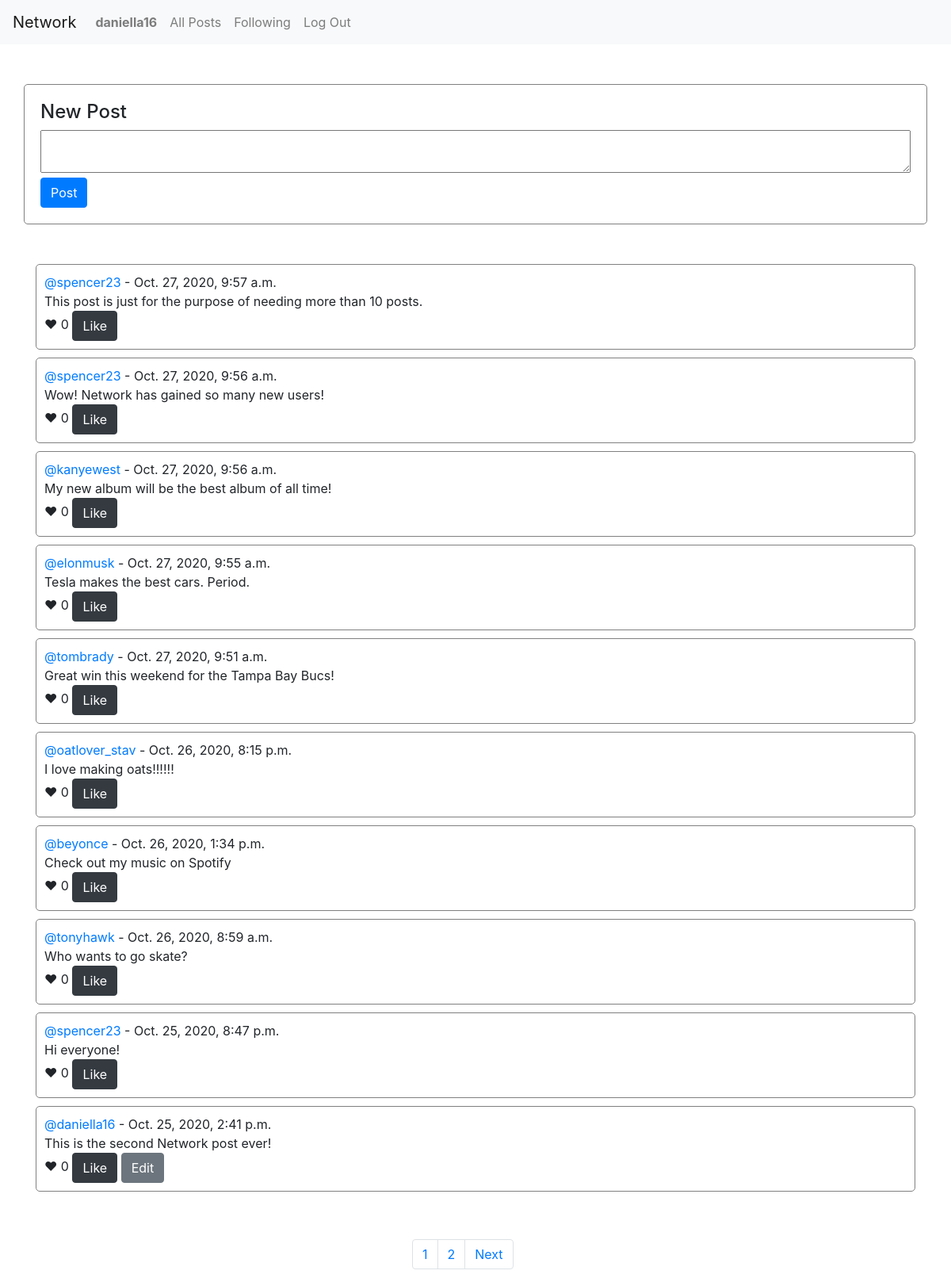
The app's page / (signed in) with its own data.
### network/models.py (models this page shows)
class User(AbstractUser):
    pass

class Post(models.Model):
    text = models.CharField(max_length=300)
    user = models.ForeignKey(User, on_delete=models.CASCADE, related_name='creator')
    likes = models.ManyToManyField(User, blank=True, related_name="liked_by")
    timestamp = models.DateTimeField(auto_now_add=True)

### network/views.py (the view)
# urls.py: path("", views.index, name="index"),
def index(request):
    posts_list = Post.objects.all().order_by('-timestamp')
    page = request.GET.get('page', 1)
    paginator = Paginator(posts_list, 10)
    try:
        posts = paginator.page(page)
    except PageNotAnInteger:
        posts = paginator.page(1)
    except EmptyPage:
        posts = paginator.page(paginator.num_pages)
    return render(request, "network/index.html", {
        'form': PostForm(),
        'posts': posts
    })

### network/views.py
class PostForm(forms.Form):
    text = forms.CharField(label='', widget=forms.Textarea(attrs={"rows":2}), max_length=300, required=True)

### network/templates/network/index.html (shortened to what this page needs)
{% extends "network/layout.html" %}
{% block body %}
  <div class="container">
    {% if user.is_authenticated %}
      <div class="row">
        <div class="col-12 post__form--container">
          <h4>New Post</h4>
          <form class="" action="{% url 'newpost' username=user.username %}" method="POST">
            {{ form }}
            <br>
            <input type="submit" name="" class="btn btn-primary" value="Post">
          </form>
        </div>
      </div>
    {% endif %}
    <div class="row">
      <div class="col-12">
        {% for post in posts %}
          <div class="post__container">
            <a href="user/{{ post.user }}">@{{ post.user }}</a> - {{ post.timestamp }}
            <br>
            <p class="post__text--container post__{{ post.id }}--container">{{ post.text }}</p>
            &hearts; <span class="post__{{ post.id }}--likes">{{ post.likes.count }}</span>
            {% if user.is_authenticated %}
              {% if request.user in post.likes.all %}
                <button type="button" name="" class="btn btn-light btn-like" data-func="unlike" data-id="{{ post.id }}">Unlike</button>
              {% else %}
                <button type="button" name="" class="btn btn-dark btn-like" data-func="like" data-id="{{ post.id }}">Like</button>
              {% endif %}
              {% if post.user == request.user %}
                <button type="button" name="" class="btn btn-secondary btn-edit" data-func="edit" data-id="{{ post.id }}">Edit</button>
              {% endif %}
            {% endif %}
          </div>
        {% endfor %}
      </div>
    </div>
    {% if posts.has_other_pages %}
    <div class="row">
      <div class="col-5"></div>
      <div class="col-2">
        <nav aria-label="Page navigation example">
          <ul class="pagination">
            {% for i in posts.paginator.page_range %}
              <li class="page-item"><a class="page-link" href="?page={{ i }}">{{ i }}</a></li>
            {% endfor %}
            {% if posts.has_next %}
              <li class="page-item"><a class="page-link" href="?page={{ posts.next_page_number }}">Next</a></li>
            {% endif %}
          </ul>
        </nav>
      </div>
      <div class="col-5"></div>
    </div>
    {% endif %}
  </div>
{% endblock %}

### network/templates/network/layout.html (shortened to what this page needs)
{% load static %}
<!DOCTYPE html>
<html lang="en">
    <head>
        <link rel="stylesheet" href="https://stackpath.bootstrapcdn.com/bootstrap/4.4.1/css/bootstrap.min.css">
        <link href="{% static 'network/styles.css' %}" rel="stylesheet">
    </head>
    <body>
        <nav class="navbar navbar-expand-lg navbar-light bg-light">
            <a class="navbar-brand" href="#">Network</a>
            <div>
              <ul class="navbar-nav mr-auto">
                {% if user.is_authenticated %}
                    <li class="nav-item">
                        <a class="nav-link" href="#"><strong>{{ user.username }}</strong></a>
                    </li>
                {% endif %}
                <li class="nav-item">
                  <a class="nav-link" href="{% url 'index' %}">All Posts</a>
                </li>
                {% if user.is_authenticated %}
                    <li class="nav-item">
                        <a class="nav-link" href="{% url 'following' %}">Following</a>
                    </li>
                    <li class="nav-item">
                        <a class="nav-link" href="{% url 'logout' %}">Log Out</a>
                    </li>
                {% endif %}
              </ul>
            </div>
          </nav>
        <div class="body">
            {% block body %}
            {% endblock %}
        </div>
        {% load staticfiles %}
    </body>
</html>

### network/static/network/styles.css (style rules this page uses)
.row { margin-top: 50px; }
.post__form--container { border: 1px solid gray; border-radius: 5px; padding: 20px; }
.post__form--container textarea { width: 100%; }
.post__container { border: 1px solid gray; border-radius: 5px; margin-bottom: 10px; padding: 10px; }
.post__text--container { margin-bottom: 0px !important; }

### records on screen
User: username "daniella16"
Post: user "spencer23", timestamp "Oct. 27, 2020, 9:57 a.m.", text "This post is just for the purpose of needing more than 10 posts.", likes.count "0"
Post: user "spencer23", timestamp "Oct. 27, 2020, 9:56 a.m.", text "Wow! Network has gained so many new users!", likes.count "0"
Post: user "kanyewest", timestamp "Oct. 27, 2020, 9:56 a.m.", text "My new album will be the best album of all time!", likes.count "0"
Post: user "elonmusk", timestamp "Oct. 27, 2020, 9:55 a.m.", text "Tesla makes the best cars. Period.", likes.count "0"
Post: user "tombrady", timestamp "Oct. 27, 2020, 9:51 a.m.", text "Great win this weekend for the Tampa Bay Bucs!", likes.count "0"
Post: user "oatlover_stav", timestamp "Oct. 26, 2020, 8:15 p.m.", text "I love making oats!!!!!!", likes.count "0"
Post: user "beyonce", timestamp "Oct. 26, 2020, 1:34 p.m.", text "Check out my music on Spotify", likes.count "0"
Post: user "tonyhawk", timestamp "Oct. 26, 2020, 8:59 a.m.", text "Who wants to go skate?", likes.count "0"
Post: user "spencer23", timestamp "Oct. 25, 2020, 8:47 p.m.", text "Hi everyone!", likes.count "0"
Post: user "daniella16", timestamp "Oct. 25, 2020, 2:41 p.m.", text "This is the second Network post ever!", likes.count "0"

### other values on screen
{{ i }} "1" "2"
